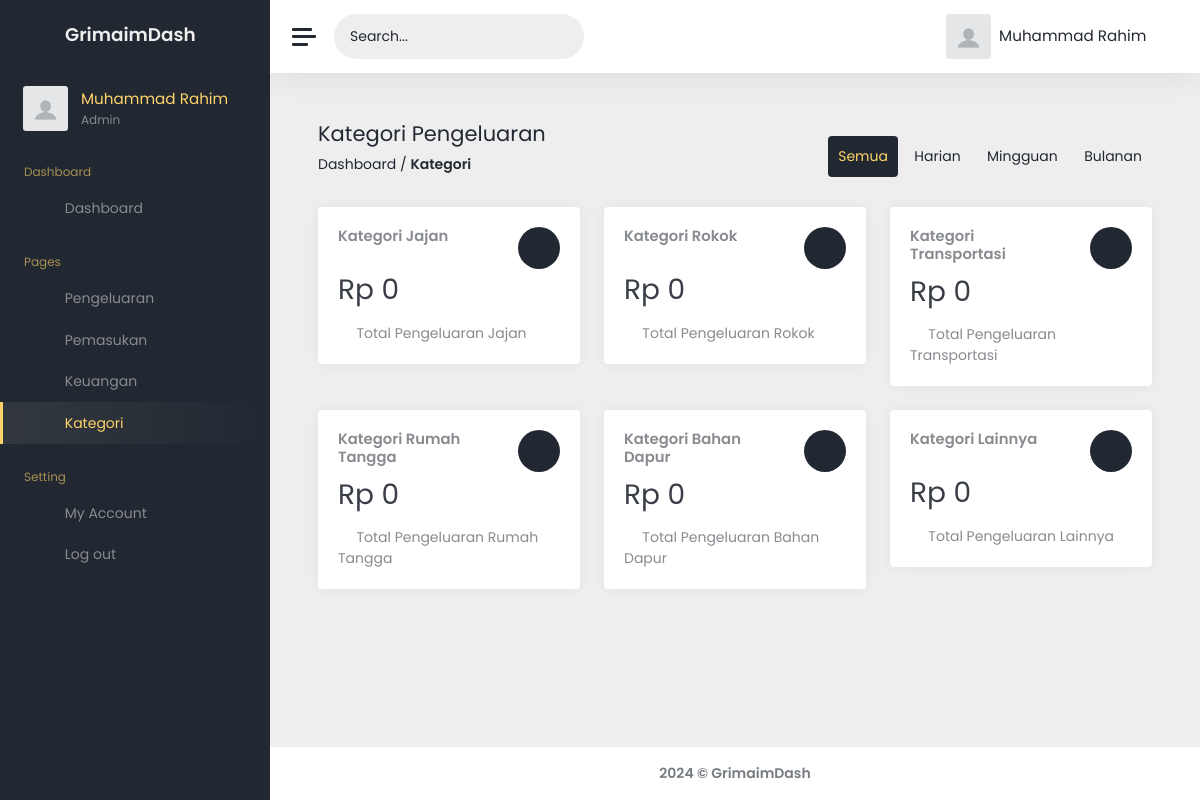
The page /kategori (signed in) on the database its author committed.
### models/models.py (models this page shows, shortened)
class User(db.Model, UserMixin):
    userID = db.Column(db.Integer, primary_key=True, autoincrement=True)
    username = db.Column(db.String(50), nullable=False)
    fullname = db.Column(db.String(100), nullable=False)
    password = db.Column(db.String(100), nullable=False)
    userPicture = db.Column(db.String(1000), nullable=False, default=DEFAULT_IMAGE)

class Kategori(db.Model):
    kategoriID = db.Column(db.Integer, primary_key=True, autoincrement=True)
    kategoriName = db.Column(db.String(50), unique=True, nullable=False)

### app.py (the view)
@app.route("/kategori")
@login_required
def kategori():
    userInfo = get_userInfo(current_user.username)
    user_id = current_user.userID
    active_tab = request.args.get("tab", "tab1")
    total_pengeluaran_by_kategori_semua = get_total_pengeluaran_by_kategori_semua(
        user_id
    )
    kategori_semua = True
    kategori_harian = False
    kategori_mingguan = False
    kategori_bulanan = False
    return render_template(
        "keuangan/kategori.html",
        userInfo=userInfo,
        active_tab=active_tab,
        total_pengeluaran_by_kategori_semua=total_pengeluaran_by_kategori_semua,
        kategori_semua=kategori_semua,
        kategori_harian=kategori_harian,
        kategori_mingguan=kategori_mingguan,
        kategori_bulanan=kategori_bulanan,
    )

### app.py (called while the page is built)
@login_manager.user_loader
def loader_user(userID):
    return User.query.get(userID)

### helpers/helpers.py (called while the page is built, shortened)
def get_userInfo(username):
    user = User.query.filter_by(username=username).first()
    if user:
        user_info = {
            "userID": user.userID,
            "username": user.username,
            "fullname": user.fullname,
            "password": user.password,  # Note: Handle password carefully and consider not exposing it in the frontend
            "userPicture": user.userPicture
        }
    return user_info

### models/get_total.py (called while the page is built)
def get_total_pengeluaran_by_kategori_semua(user_id):
    total_pengeluaran_by_kategori_semua = {}
    kategori_data = ["Jajan", "Rokok", "Transportasi", "Rumah Tangga", "Bahan Dapur", "Lainnya"]
    for kategori_name in kategori_data:
        kategori = Kategori.query.filter_by(kategoriName=kategori_name).first()
        if kategori:
            kategori_id = kategori.kategoriID
            total_pengeluaran = Pengeluaran.query.filter(
                Pengeluaran.userID == user_id,
                Pengeluaran.kategoriPengeluaran == kategori_id
            ).with_entities(func.sum(Pengeluaran.jumlahPengeluaran)).scalar()
            total_pengeluaran_by_kategori_semua[kategori_name] = total_pengeluaran or 0
    return total_pengeluaran_by_kategori_semua

### templates/keuangan/kategori.html (shortened to what this page needs)
<!DOCTYPE html>
<html lang="en" data-theme="light">
<head>
	<link href="/static/assets/font-awesome-pro/css/all.min.css" rel="stylesheet" />
	<link href="/static/assets/admin-kit/css/css-adminkit.css" rel="stylesheet" />
	<link href="/static/css/style.css" rel="stylesheet" />
</head>
<body>
	<div class="wrapper">
		<nav id="sidebar" class="sidebar js-sidebar">
			<div class="sidebar-content js-simplebar">
				<a class="sidebar-brand" href="#">
          <i class="fa-duotone fa-waves-sine me-2"></i> <span class="align-self-center">GrimaimDash</span>
        </a>
				<div class="sidebar-profile">
          <img src="{{ url_for('static', filename='images/profiles/' + current_user.userPicture) }}" class="rounded" height="45" width="45" alt="Profile Picture">
						<div class="profile-name">
							<span class="fullname">{{ userInfo.fullname }}</span>
							<span class="job">Admin</span>
						</div>
				</div>
				<ul class="sidebar-nav">
          <li class="sidebar-header">
						Dashboard
					</li>
					<li class="sidebar-item">
						<a class="sidebar-link" href="/dashboard">
              <i class="align-middle fa-duotone fa-grid-horizontal sidebar-icon"></i> <span class="align-middle">Dashboard</span>
            </a>
					</li>
					<li class="sidebar-header">
						Pages
					</li>
					<li class="sidebar-item">
						<a class="sidebar-link" href="/pengeluaran">
              <i class="align-middle fa-duotone fa-chart-line-down sidebar-icon"></i> <span class="align-middle">Pengeluaran</span>
            </a>
					</li>
					<li class="sidebar-item">
						<a class="sidebar-link" href="/pemasukan">
              <i class="align-middle fa-duotone fa-chart-line-up sidebar-icon"></i> <span class="align-middle">Pemasukan</span>
            </a>
					</li>
					<li class="sidebar-item">
						<a class="sidebar-link" href="/keuangan">
              <i class="align-middle fa-duotone fa-money-bill-transfer sidebar-icon"></i> <span class="align-middle">Keuangan</span>
            </a>
					</li>
          <li class="sidebar-item active">
						<a class="sidebar-link" href="/kategori">
              <i class="align-middle fa-duotone fa-cart-shopping-fast sidebar-icon"></i> <span class="align-middle">Kategori</span>
            </a>
					</li>
					<li class="sidebar-header">
						Setting
					</li>
					<li class="sidebar-item">
						<a class="sidebar-link" href="/account/{{ userInfo.username }}">
              <i class="align-middle fa-duotone fa-gears sidebar-icon"></i> <span class="align-middle">My Account</span>
            </a>
					</li>
					<li class="sidebar-item">
						<a class="sidebar-link" href="/logout">
              <i class="align-middle fa-duotone fa-arrow-right-from-bracket sidebar-icon"></i> <span class="align-middle">Log out</span>
            </a>
					</li>
				</ul>
			</div>
		</nav>
		<div class="main">
			<nav class="navbar navbar-expand">
				<a class="sidebar-toggle js-sidebar-toggle">
          <i class="hamburger align-self-center"></i>
        </a>
				<div class="sidebar-search">
					<input type="text" placeholder="Search..." id="searchInput">
					<button type="submit"><i class="fa-duotone fa-magnifying-glass"></i></button>
				</div>
				<div class="sidebar-mode">
					<button type="button" data-theme-toggle aria-label="Change to light theme">
					</button>
				</div>
				<div class="navbar-profile dropdown" onclick="toggleDropdown(this)">
					<a class="dropbtn">
						<img src="{{ url_for('static', filename='images/profiles/' + current_user.userPicture) }}" class="rounded" height="45" width="45" alt="Profile Picture">
						<span class="d-none d-sm-inline-block fullname">{{ userInfo["fullname"] }}</span>
						<i class="fa-duotone fa-caret-down d-none d-sm-inline-block"></i>
					</a>
				</div>
			</nav>
			<main class="content">
				<div class="container-fluid p-0">
					<div class="row d-flex justify-content-center row-one mb-3">
						<div class="col-xl-6 col-md-6 left">
							<div class="pages-header">
								<h1 class="h3 mb-2">Kategori Pengeluaran</h1>
								<p><a href="/dashboard" class="text-decoration-none">Dashboard</a> / <strong>Kategori</strong></p>
							</div>
						</div>
						<div class="col-xl-6 col-md-6 right">
							<div class="tabs-container">
                <a href="/kategori" class="tab {% if active_tab == 'tab1' %}active{% endif %}" onclick="showTabAccount('tab1')">Semua</a>
                <a href="/kategori/harian" class="tab {% if active_tab == 'tab2' %}active{% endif %}" onclick="showTabAccount('tab2')">Harian</a>
                <a href="/kategori/mingguan" class="tab {% if active_tab == 'tab3' %}active{% endif %}" onclick="showTabAccount('tab3')">Mingguan</a>
                <a href="/kategori/bulanan" class="tab {% if active_tab == 'tab4' %}active{% endif %}" onclick="showTabAccount('tab4')">Bulanan</a>
							</div>
						</div>
					</div>
					<div id="tab1" class="tab-content {% if active_tab == 'tab1' %}active{% endif %}">
						<div class="row">
							{% if kategori_semua %}
							{% for kategori_name, total_pengeluaran in total_pengeluaran_by_kategori_semua.items() %}
								<div class="col-xl-4 col-md-6">
									<div class="w-100 h-100">
										<div class="card card-dash">
											<div class="card-body">
												<div class="row">
													<div class="col mt-0">
														<h5 class="card-title">Kategori {{ kategori_name }}</h5>
													</div>
													<div class="col-auto">
														<div class="stat">
															{% if kategori_name == 'Jajan' %}
																	<i class="align-middle fa-duotone fa-popcorn icon-dash"></i>
															{% elif kategori_name == 'Rokok' %}
																	<i class="align-middle fa-duotone fa-smoking icon-dash"></i>
															{% elif kategori_name == 'Transportasi' %}
																	<i class="align-middle fa-duotone fa-motorcycle icon-dash"></i>
															{% elif kategori_name == 'Rumah Tangga' %}
																	<i class="align-middle fa-duotone fa-house-user icon-dash"></i>
															{% elif kategori_name == 'Bahan Dapur' %}
																	<i class="align-middle fa-duotone fa-kitchen-set icon-dash"></i>
															{% elif kategori_name == 'Lainnya' %}
																	<i class="align-middle fa-duotone fa-bags-shopping icon-dash"></i>
															{% else %}
																	<i class="align-middle fa-duotone fa-question-mark icon-dash"></i>
															{% endif %}
														</div>
													</div>
												</div>
												<h1 class="mt-1 mb-3">Rp {{ '{:,.0f}'.format(total_pengeluaran).replace(',', '.') }}</h1>
												<div class="mb-0">
													<span class="card-span"> <i class="fa-solid fa-notes"></i></span>&nbsp; <span class="card-desc">Total Pengeluaran {{ kategori_name }}</span>
												</div>
											</div>
										</div>
									</div>
								</div>
							{% endfor %}
							{% endif %}
						</div>
					</div>
				</div>
			</main>
			<footer class="footer">
				<div class="container-fluid">
					<div class="row text-muted d-flex">
						<div class="col-12 text-center">
							<p class="mb-0">
								<a class="text-muted text-decoration-none" href="https://www.instagram.com/aiiimmmm._" target="_blank"><strong>2024 &copy; GrimaimDash</strong></a>
							</p>
						</div>
					</div>
				</div>
			</footer>
		</div>
	</div>
</body>
</html>

### rows shown on the page
User: userPicture (placeholder picture), fullname "Muhammad Rahim"
Kategori: kategoriName "Jajan", value "0"
Kategori: kategoriName "Rokok", value "0"
Kategori: kategoriName "Transportasi", value "0"
Kategori: kategoriName "Rumah Tangga", value "0"
Kategori: kategoriName "Bahan Dapur", value "0"
Kategori: kategoriName "Lainnya", value "0"
